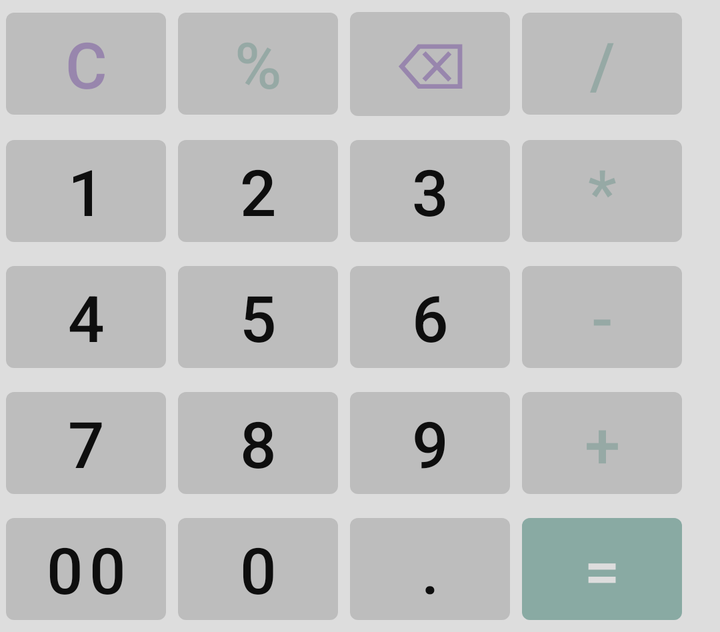
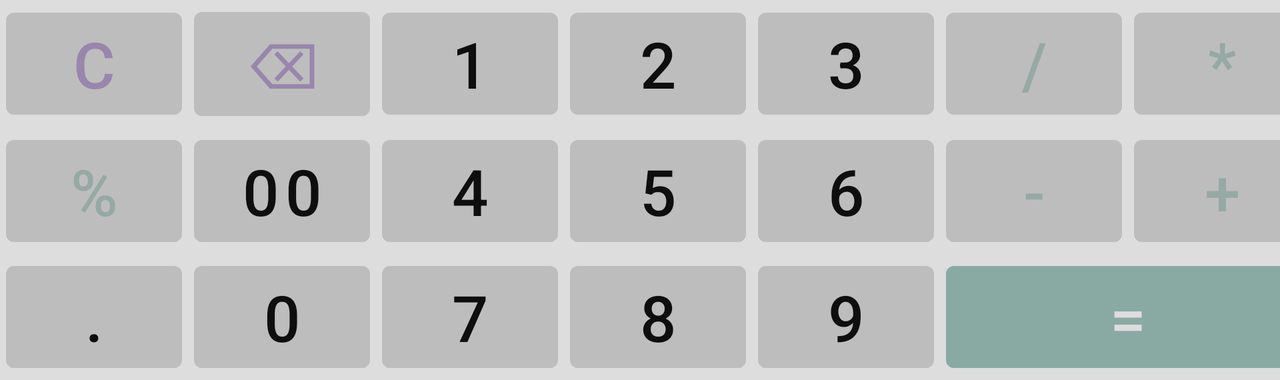

One screen, two layout resources from the same app: the default and the repository's alternative for another configuration. Each is rendered where Android would select it; the XML of both is given below.
<!-- AndroidManifest.xml: application theme Theme.Calculator -->
<!-- res/layout/layout_digital_keyboard.xml -->
<?xml version="1.0" encoding="utf-8"?>
<GridLayout xmlns:android="http://schemas.android.com/apk/res/android"
    android:layout_width="wrap_content"
    android:layout_height="wrap_content"
    android:columnCount="4">

    <com.google.android.material.button.MaterialButton
        android:id="@+id/button_reset"
        style="@style/formatButtonStyle"
        android:text="@string/reset" />

    <com.google.android.material.button.MaterialButton
        android:id="@+id/button_percent"
        style="@style/operandButtonStyle"
        android:text="@string/percent" />

    <com.google.android.material.button.MaterialButton
        android:id="@+id/button_backspace"
        style="@style/formatButtonStyle"
        android:text="@string/backspace" />

    <com.google.android.material.button.MaterialButton
        android:id="@+id/button_division"
        style="@style/operandButtonStyle"
        android:text="@string/division" />

    <com.google.android.material.button.MaterialButton
        android:id="@+id/button_1"
        style="@style/numberButtonStyle"
        android:text="@string/_1" />

    <com.google.android.material.button.MaterialButton
        android:id="@+id/button_2"
        style="@style/numberButtonStyle"
        android:text="@string/_2" />

    <com.google.android.material.button.MaterialButton
        android:id="@+id/button_3"
        style="@style/numberButtonStyle"
        android:text="@string/_3" />

    <com.google.android.material.button.MaterialButton
        android:id="@+id/button_multiply"
        style="@style/operandButtonStyle"
        android:text="@string/multiply" />

    <com.google.android.material.button.MaterialButton
        android:id="@+id/button_4"
        style="@style/numberButtonStyle"
        android:text="@string/_4" />

    <com.google.android.material.button.MaterialButton
        android:id="@+id/button_5"
        style="@style/numberButtonStyle"
        android:text="@string/_5" />

    <com.google.android.material.button.MaterialButton
        android:id="@+id/button_6"
        style="@style/numberButtonStyle"
        android:text="@string/_6" />

    <com.google.android.material.button.MaterialButton
        android:id="@+id/button_minus"
        style="@style/operandButtonStyle"
        android:text="@string/minus" />

    <com.google.android.material.button.MaterialButton
        android:id="@+id/button_7"
        style="@style/numberButtonStyle"
        android:text="@string/_7" />

    <com.google.android.material.button.MaterialButton
        android:id="@+id/button_8"
        style="@style/numberButtonStyle"
        android:text="@string/_8" />

    <com.google.android.material.button.MaterialButton
        android:id="@+id/button_9"
        style="@style/numberButtonStyle"
        android:text="@string/_9" />

    <com.google.android.material.button.MaterialButton
        android:id="@+id/button_plus"
        style="@style/operandButtonStyle"
        android:text="@string/plus"/>

    <com.google.android.material.button.MaterialButton
        android:id="@+id/button_00"
        style="@style/numberButtonStyle"
        android:text="@string/_00"/>

    <com.google.android.material.button.MaterialButton
        android:id="@+id/button_0"
        style="@style/numberButtonStyle"
        android:text="@string/_0"/>

    <com.google.android.material.button.MaterialButton
        android:id="@+id/button_point"
        style="@style/numberButtonStyle"
        android:text="@string/point" />

    <Button
        android:id="@+id/button_equally"
        style="@style/equallyButtonStyle"
        android:text="@string/equally"/>

</GridLayout>
<!-- resources referenced by this layout -->
<resources>
  <string name="_0" translatable="false">0</string>
  <string name="_00" translatable="false">00</string>
  <string name="_1" translatable="false">1</string>
  <string name="_2" translatable="false">2</string>
  <string name="_3" translatable="false">3</string>
  <string name="_4" translatable="false">4</string>
  <string name="_5" translatable="false">5</string>
  <string name="_6" translatable="false">6</string>
  <string name="_7" translatable="false">7</string>
  <string name="_8" translatable="false">8</string>
  <string name="_9" translatable="false">9</string>
  <string name="backspace" translatable="false">⌫</string>
  <string name="division" translatable="false">/</string>
  <string name="equally" translatable="false">=</string>
  <string name="minus" translatable="false">-</string>
  <string name="multiply" translatable="false">*</string>
  <string name="percent" translatable="false">%</string>
  <string name="plus" translatable="false">+</string>
  <string name="point" translatable="false">.</string>
  <string name="reset" translatable="false">C</string>
  <style name="equallyButtonStyle" parent="buttonStyle">
          <item name="android:textColor">@color/grey</item>
          <item name="android:backgroundTint">@color/turquoise_35</item>
      </style>
  <style name="formatButtonStyle" parent="buttonStyle">
          <item name="android:textColor">@color/purple</item>
      </style>
  <style name="numberButtonStyle" parent="buttonStyle">
          <item name="android:textColor">@color/button_black</item>
      </style>
  <style name="operandButtonStyle" parent="buttonStyle">
          <item name="android:textColor">@color/turquoise_35</item>
      </style>
  <style name="Theme.Calculator" parent="Theme.MaterialComponents.DayNight.NoActionBar">
          
          <item name="colorPrimary">@color/button_background</item>
          <item name="colorPrimaryVariant">@color/grey</item>
          <item name="colorOnPrimary">@color/black</item>
          
          <item name="android:statusBarColor" tools:targetApi="l">?attr/colorPrimaryVariant</item>
          
          <item name="android:background">@color/grey</item>
      </style>
  <style name="buttonStyle" parent="Widget.MaterialComponents.Button.UnelevatedButton">
          <item name="android:layout_width">@dimen/button_width</item>
          <item name="android:layout_height">wrap_content</item>
          <item name="android:layout_marginStart">@dimen/button_margin</item>
          <item name="android:layout_marginEnd">@dimen/button_margin</item>
          <item name="android:textSize">@dimen/button_text_size</item>
      </style>
  <color name="grey">#DDDDDD</color>
  <color name="turquoise_35">#594C8579</color>
  <color name="purple">#8073509E</color>
  <color name="button_black">#0E0E0E</color>
  <color name="button_background">#BDBDBD</color>
  <color name="black">#FF000000</color>
  <dimen name="button_width">80dp</dimen>
  <dimen name="button_margin">3dp</dimen>
  <!-- from res/values-xxhdpi/ -->
  <dimen name="button_text_size">32sp</dimen>
</resources>
<!-- res/layout-land/layout_digital_keyboard.xml (the repository's variant of the layout above) -->
<!-- drawn on the phone turned sideways -->
<?xml version="1.0" encoding="utf-8"?>
<GridLayout xmlns:android="http://schemas.android.com/apk/res/android"
    android:layout_width="wrap_content"
    android:layout_height="wrap_content"
    android:columnCount="7">

    <com.google.android.material.button.MaterialButton
        android:id="@+id/button_reset"
        style="@style/formatButtonStyle"
        android:text="@string/reset" />

    <com.google.android.material.button.MaterialButton
        android:id="@+id/button_backspace"
        style="@style/formatButtonStyle"
        android:text="@string/backspace" />

    <com.google.android.material.button.MaterialButton
        android:id="@+id/button_1"
        style="@style/numberButtonStyle"
        android:text="@string/_1" />

    <com.google.android.material.button.MaterialButton
        android:id="@+id/button_2"
        style="@style/numberButtonStyle"
        android:text="@string/_2" />

    <com.google.android.material.button.MaterialButton
        android:id="@+id/button_3"
        style="@style/numberButtonStyle"
        android:text="@string/_3" />

    <com.google.android.material.button.MaterialButton
        android:id="@+id/button_division"
        style="@style/operandButtonStyle"
        android:text="@string/division" />

    <com.google.android.material.button.MaterialButton
        android:id="@+id/button_multiply"
        style="@style/operandButtonStyle"
        android:text="@string/multiply" />

    <com.google.android.material.button.MaterialButton
        android:id="@+id/button_percent"
        style="@style/operandButtonStyle"
        android:text="@string/percent" />

    <com.google.android.material.button.MaterialButton
        android:id="@+id/button_00"
        style="@style/numberButtonStyle"
        android:text="@string/_00" />

    <com.google.android.material.button.MaterialButton
        android:id="@+id/button_4"
        style="@style/numberButtonStyle"
        android:text="@string/_4" />

    <com.google.android.material.button.MaterialButton
        android:id="@+id/button_5"
        style="@style/numberButtonStyle"
        android:text="@string/_5" />

    <com.google.android.material.button.MaterialButton
        android:id="@+id/button_6"
        style="@style/numberButtonStyle"
        android:text="@string/_6" />

    <com.google.android.material.button.MaterialButton
        android:id="@+id/button_minus"
        style="@style/operandButtonStyle"
        android:text="@string/minus" />

    <com.google.android.material.button.MaterialButton
        android:id="@+id/button_plus"
        style="@style/operandButtonStyle"
        android:text="@string/plus" />

    <com.google.android.material.button.MaterialButton
        android:id="@+id/button_point"
        style="@style/numberButtonStyle"
        android:text="@string/point" />

    <com.google.android.material.button.MaterialButton
        android:id="@+id/button_0"
        style="@style/numberButtonStyle"
        android:text="@string/_0"/>

    <com.google.android.material.button.MaterialButton
        android:id="@+id/button_7"
        style="@style/numberButtonStyle"
        android:text="@string/_7" />

    <com.google.android.material.button.MaterialButton
        android:id="@+id/button_8"
        style="@style/numberButtonStyle"
        android:text="@string/_8" />

    <com.google.android.material.button.MaterialButton
        android:id="@+id/button_9"
        style="@style/numberButtonStyle"
        android:text="@string/_9" />

    <com.google.android.material.button.MaterialButton
        android:id="@+id/button_equally"
        style="@style/equallyButtonStyle"
        android:text="@string/equally"
        android:layout_row="2"
        android:layout_column="5"
        android:layout_columnSpan="2"
        android:layout_gravity="fill_horizontal" />

</GridLayout>
<!-- resources referenced by the variant -->
<!-- as the phone turned sideways resolves them -->
<resources>
  <string name="_0" translatable="false">0</string>
  <string name="_00" translatable="false">00</string>
  <string name="_1" translatable="false">1</string>
  <string name="_2" translatable="false">2</string>
  <string name="_3" translatable="false">3</string>
  <string name="_4" translatable="false">4</string>
  <string name="_5" translatable="false">5</string>
  <string name="_6" translatable="false">6</string>
  <string name="_7" translatable="false">7</string>
  <string name="_8" translatable="false">8</string>
  <string name="_9" translatable="false">9</string>
  <string name="backspace" translatable="false">⌫</string>
  <string name="division" translatable="false">/</string>
  <string name="equally" translatable="false">=</string>
  <string name="minus" translatable="false">-</string>
  <string name="multiply" translatable="false">*</string>
  <string name="percent" translatable="false">%</string>
  <string name="plus" translatable="false">+</string>
  <string name="point" translatable="false">.</string>
  <string name="reset" translatable="false">C</string>
  <style name="equallyButtonStyle" parent="buttonStyle">
          <item name="android:textColor">@color/grey</item>
          <item name="android:backgroundTint">@color/turquoise_35</item>
      </style>
  <style name="formatButtonStyle" parent="buttonStyle">
          <item name="android:textColor">@color/purple</item>
      </style>
  <style name="numberButtonStyle" parent="buttonStyle">
          <item name="android:textColor">@color/button_black</item>
      </style>
  <style name="operandButtonStyle" parent="buttonStyle">
          <item name="android:textColor">@color/turquoise_35</item>
      </style>
  <style name="Theme.Calculator" parent="Theme.MaterialComponents.DayNight.NoActionBar">
          
          <item name="colorPrimary">@color/button_background</item>
          <item name="colorPrimaryVariant">@color/grey</item>
          <item name="colorOnPrimary">@color/black</item>
          
          <item name="android:statusBarColor" tools:targetApi="l">?attr/colorPrimaryVariant</item>
          
          <item name="android:background">@color/grey</item>
      </style>
  <style name="buttonStyle" parent="Widget.MaterialComponents.Button.UnelevatedButton">
          <item name="android:layout_width">@dimen/button_width</item>
          <item name="android:layout_height">wrap_content</item>
          <item name="android:layout_marginStart">@dimen/button_margin</item>
          <item name="android:layout_marginEnd">@dimen/button_margin</item>
          <item name="android:textSize">@dimen/button_text_size</item>
      </style>
  <color name="grey">#DDDDDD</color>
  <color name="turquoise_35">#594C8579</color>
  <color name="purple">#8073509E</color>
  <color name="button_black">#0E0E0E</color>
  <color name="button_background">#BDBDBD</color>
  <color name="black">#FF000000</color>
  <!-- from res/values-land/ -->
  <dimen name="button_width">88dp</dimen>
  <!-- from res/values-land/ -->
  <dimen name="button_margin">3dp</dimen>
  <!-- from res/values-land/ -->
  <dimen name="button_text_size">32sp</dimen>
</resources>
